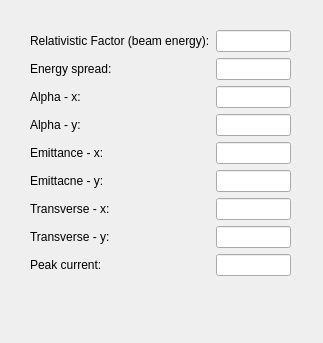
<?xml version="1.0" encoding="UTF-8"?>
<ui version="4.0">
 <class>genbeam</class>
 <widget class="QWidget" name="genbeam">
  <property name="geometry">
   <rect>
    <x>0</x>
    <y>0</y>
    <width>323</width>
    <height>343</height>
   </rect>
  </property>
  <property name="windowTitle">
   <string>Form</string>
  </property>
  <widget class="QWidget" name="formLayoutWidget">
   <property name="geometry">
    <rect>
     <x>30</x>
     <y>30</y>
     <width>261</width>
     <height>281</height>
    </rect>
   </property>
   <layout class="QFormLayout" name="formLayout">
    <item row="0" column="0">
     <widget class="QLabel" name="label">
      <property name="text">
       <string>Relativistic Factor (beam energy):</string>
      </property>
     </widget>
    </item>
    <item row="0" column="1">
     <widget class="QLineEdit" name="gamma0"/>
    </item>
    <item row="1" column="0">
     <widget class="QLabel" name="label_2">
      <property name="text">
       <string>Energy spread:</string>
      </property>
     </widget>
    </item>
    <item row="1" column="1">
     <widget class="QLineEdit" name="delgam"/>
    </item>
    <item row="2" column="0">
     <widget class="QLabel" name="label_3">
      <property name="text">
       <string>Alpha - x:</string>
      </property>
     </widget>
    </item>
    <item row="3" column="0">
     <widget class="QLabel" name="label_4">
      <property name="text">
       <string>Alpha - y:</string>
      </property>
     </widget>
    </item>
    <item row="4" column="0">
     <widget class="QLabel" name="label_5">
      <property name="text">
       <string>Emittance - x:</string>
      </property>
     </widget>
    </item>
    <item row="5" column="0">
     <widget class="QLabel" name="label_6">
      <property name="text">
       <string>Emittacne - y:</string>
      </property>
     </widget>
    </item>
    <item row="6" column="0">
     <widget class="QLabel" name="label_7">
      <property name="text">
       <string>Transverse - x:</string>
      </property>
     </widget>
    </item>
    <item row="7" column="0">
     <widget class="QLabel" name="label_8">
      <property name="text">
       <string>Transverse - y:</string>
      </property>
     </widget>
    </item>
    <item row="2" column="1">
     <widget class="QLineEdit" name="alphax"/>
    </item>
    <item row="3" column="1">
     <widget class="QLineEdit" name="alphay"/>
    </item>
    <item row="4" column="1">
     <widget class="QLineEdit" name="emitx"/>
    </item>
    <item row="5" column="1">
     <widget class="QLineEdit" name="emity"/>
    </item>
    <item row="6" column="1">
     <widget class="QLineEdit" name="xbeam"/>
    </item>
    <item row="7" column="1">
     <widget class="QLineEdit" name="ybeam"/>
    </item>
    <item row="8" column="0">
     <widget class="QLabel" name="label_9">
      <property name="text">
       <string>Peak current:</string>
      </property>
     </widget>
    </item>
    <item row="8" column="1">
     <widget class="QLineEdit" name="curpeak"/>
    </item>
   </layout>
  </widget>
 </widget>
 <resources/>
 <connections/>
</ui>
